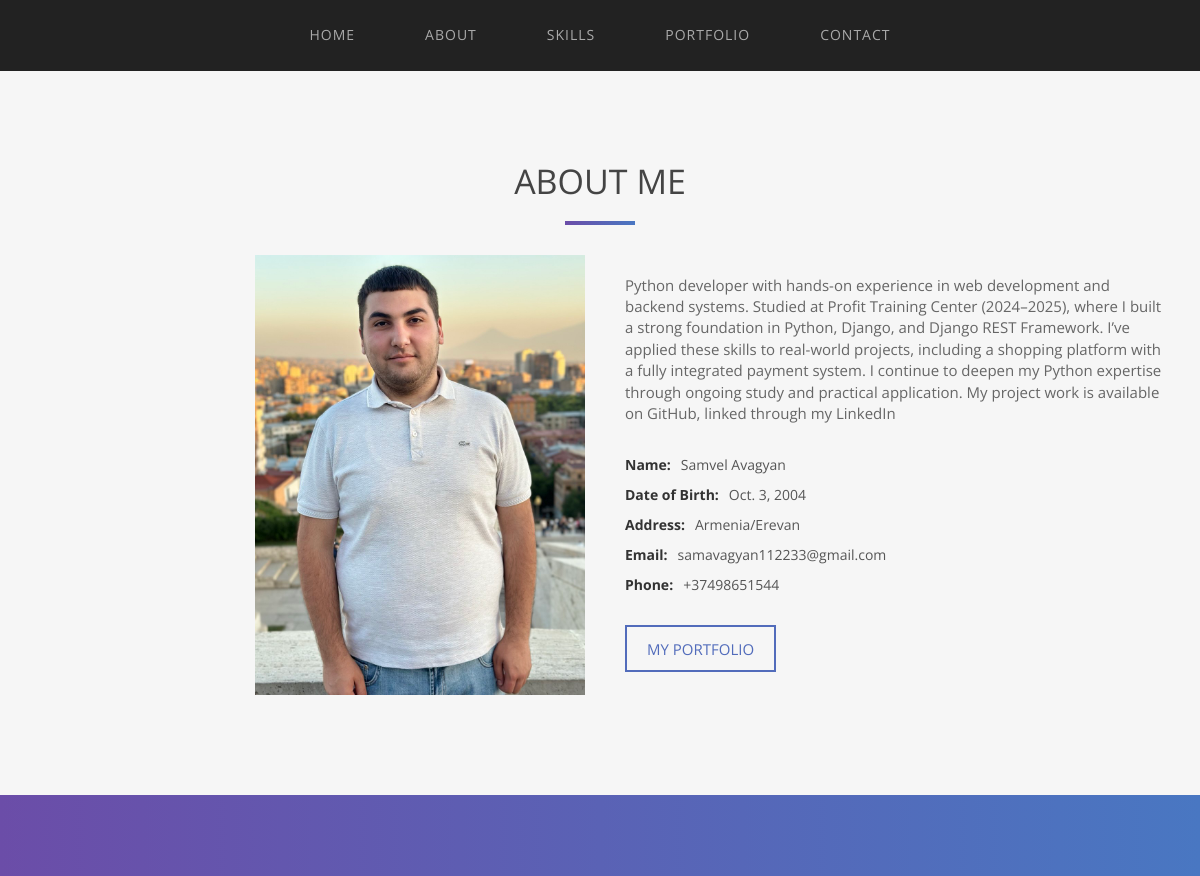
The app's page / (middle part), older data.
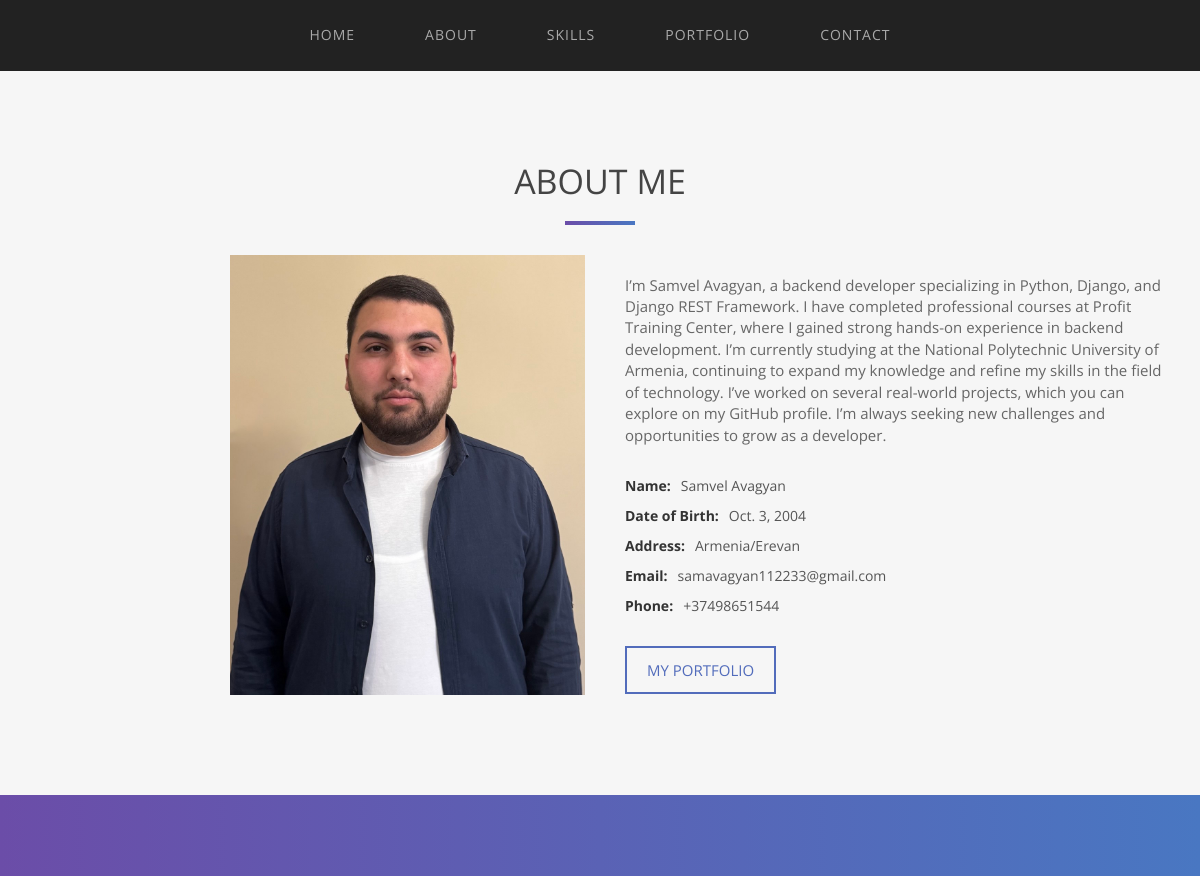
The same page, newer data.
### main/models.py (models this page shows, shortened)
class AboutInfo(models.Model):
    img=models.ImageField('img',upload_to='img',null=True)
    about = models.TextField('About',null=True)
    name=models.CharField('name',max_length=255,null=True)
    birthday = models.DateField('Birthday',null=True)
    address = models.CharField('Address',max_length=255,null=True)
    email = models.EmailField('Email',null=True)
    phone = PhoneNumberField('Phone',null=True)

### main/views.py (the view)
# urls.py: path('',HomePage,name='home'),
def HomePage(request):
    home = Home.objects.all()
    About = AboutInfo.objects.all()
    skills = SkilsInfo.objects.all()
    education = EducationInfo.objects.all()
    experiences = ExperienceInfo.objects.all()
    footer=FooterInfo.objects.all()
    form = ContactForm()
    if request.method == 'POST':
        print('-------------------------')
        form = ContactForm(request.POST)
        print(form)
        if form.is_valid():
            emaill = EmailMessage(
                subject = f'Hello {request.POST.get("name")}',
                body = 'your message has been sent successfully',
                from_email = EMAIL_HOST_USER,
                to = [request.POST.get("email")]
            )
            email_for_me = EmailMessage(
                subject=f'Նամակ {request.POST.get("name")}ից',
                body= f'''{request.POST.get("name")}, {request.POST.get("email")}, {request.POST.get("message")}''',
                from_email=EMAIL_HOST_USER,
                to = [EMAIL_HOST_USER]
            )
            email_for_me.send()
            emaill.send()
            form.save()
            return redirect('home')
        else:
            print(form.errors)
    else:
        form = ContactForm()
    context = {
        'home': home,
        'About': About,
        'skills': skills,
        'education': education,
        'experiences': experiences,
        'footer':footer,
        'form': form,
    }
    return render(request, 'index.html', context)

### main/templates/index.html (shortened to what this page needs)
{% load static %}
<!DOCTYPE html>
<html lang="en">
<head>
<link rel="stylesheet" type="text/css"  href="{% static 'css/bootstrap.css' %}">
<link rel="stylesheet" type="text/css" href="{% static 'fonts/font-awesome/css/font-awesome.css' %}">
<link rel="stylesheet" type="text/css"  href="{% static 'css/style.css' %}">
<link rel="stylesheet" type="text/css" href="{% static 'css/prettyPhoto.css' %}">
<link rel="stylesheet" href="https://cdnjs.cloudflare.com/ajax/libs/font-awesome/6.5.0/css/all.min.css">
</head>
<body id="page-top" data-spy="scroll" data-target=".navbar-fixed-top">
<div id="nav">
  <nav class="navbar navbar-custom">
    <div class="container">
      <div class="collapse navbar-collapse navbar-main-collapse">
        <ul class="nav navbar-nav">
          <li> <a class="page-scroll" href="#page-top">Home</a> </li>
          <li> <a class="page-scroll" href="#about">About</a> </li>
          <li> <a class="page-scroll" href="#skills">Skills</a> </li>
          <li> <a class="page-scroll" href="#portfolio">Portfolio</a> </li>
          <li> <a class="page-scroll" href="#contact">Contact</a> </li>
        </ul>
      </div>
    </div>
  </nav>
</div>
<div id="about">
  <div class="container">
    <div class="section-title text-center center">
      <h2>About Me</h2>
      <hr>
    </div>
    {% for i in About %}
    <div class="row">
      <div class="col-xs-12 col-md-6"> <img src="{{ i.img.url }}" class="img-responsive" alt=""> </div>
      <div class="col-xs-12 col-md-6">
        <div class="about-text">
          <p>{{ i.about }}</p>
          <ul class="about-info mt-4 px-md-0 px-2">
            <li class="d-flex"><strong>Name:</strong><span>{{ i.name }}</span></li>
            <li class="d-flex"><strong>Date of Birth:</strong><span>{{ i.birthday }}</span></li>
            <li class="d-flex"><strong>Address:</strong><span>{{ i.address }}</span></li>
            <li class="d-flex"><strong>Email:</strong><span>{{ i.email }}</span></li>
            <li class="d-flex"><strong>Phone:</strong><span>{{ i.phone }}</span></li>
          </ul>
    {% endfor %}
          <a href="#portfolio" class="btn btn-primary btn-lg page-scroll">My Portfolio</a> </div>
      </div>
    </div>
  </div>
</div>
<div id="skills" class="text-center">
</div>
</body>
</html>

### main/static/css/style.css (style rules this page uses)
body, html { font-family: 'Open Sans', sans-serif; text-rendering: optimizeLegibility !important; -webkit-font-smoothing: antialiased !important; color: #666; width: 100% !important; height: 100% !important; }
h2 { line-height: 20px; margin: 0; color: #444; font-weight: 400; margin-bottom: 30px; font-size: 34px; text-transform: uppercase; }
p { font-size: 15px; }
a { color: #222; }
ul, ol { list-style: none; }
ul, ol { padding: 0; webkit-padding: 0; moz-padding: 0; }
hr { height: 4px; width: 70px; text-align: center; position: relative; background: rgb(107,77,168); background: -moz-linear-gradient(left, rgba(107,77,168,1) 0%, rgba(73,119,194,1) 100%); background: -webkit-linear-gradient(left, rgba(107,77,168,1) 0%, rgba(73,119,194,1) 100%); background: linear-gradient(to right, rgba(107,77,168,1) 0%, rgba(73,119,194,1) 100%); filter: progid:DXImageTransform.Microsoft.gradient( startColorstr='#6b4da8', endColorstr='#4977c2', GradientType=1 ); margin: 0 auto; margin-bottom: 30px; border: 0; }
#nav { z-index: 9999; }
.navbar .navbar-nav { display: inline-block; float: none; vertical-align: top; }
.navbar .navbar-collapse { text-align: center; }
.navbar-custom { margin-bottom: 0; background-color: #222; border-radius: 0px; padding: 10px 0; }
.navbar-custom a { color: #aaa; }
.navbar-custom .nav li a { margin: 0 20px; text-transform: uppercase; letter-spacing: 1px; -webkit-transition: background .3s ease-in-out; -moz-transition: background .3s ease-in-out; transition: background .3s ease-in-out; }
.btn-primary { color: #526cbb; background-color: transparent; padding: 12px 20px; border: 2px solid #526cbb; border-radius: 0; text-transform: uppercase; font-size: 15px; font-weight: 400; }
#about { padding: 100px 0; background: #f6f6f6; }
#about .about-text { margin-left: 10px; }
#about img { float: right; width: auto; height: 440px; }
#about p { margin-top: 20px; margin-bottom: 30px; }
#about .about-info { list-style: none; padding: 0; }
#about .about-info li { display: flex; align-items: center; gap: 10px; margin-bottom: 10px; }
#about .about-info li strong { font-weight: bold; color: #333; }
#about .about-info li span { font-weight: normal; color: #555; }
#about .btn-primary { margin-top: 20px; }
#skills { padding: 100px 0; background: rgb(107,77,168); background: -moz-linear-gradient(left, rgba(107,77,168,1) 0%, rgba(73,119,194,1) 100%); background: -webkit-linear-gradient(left, rgba(107,77,168,1) 0%, rgba(73,119,194,1) 100%); background: linear-gradient(to right, rgba(107,77,168,1) 0%, rgba(73,119,194,1) 100%); filter: progid:DXImageTransform.Microsoft.gradient( startColorstr='#6b4da8', endColorstr='#4977c2', GradientType=1 ); }

Row changes from the older to the newer data that the page shows:
changed AboutInfo "Samvel Avagyan": img: a different picture; about "Python developer with hands-on experience in web development and backend systems. Studied at Profit Training Center (2024–2025), where I built a strong foundation in Python, Django, and Django REST Framework. I’ve applied these skills to real-world projects, including a shopping platform with a fully integrated payment system. I continue to deepen my Python expertise through ongoing study and practical application. My project work is available on GitHub, linked through my LinkedIn" → "I’m Samvel Avagyan, a backend developer specializing in Python, Django, and Django REST Framework. I have completed professional courses at Profit Training Center, where I gained strong hands-on experience in backend development. I’m currently studying at the National Polytechnic University of Armenia, continuing to expand my knowledge and refine my skills in the field of technology. I’ve worked on several real-world projects, which you can explore on my GitHub profile. I’m always seeking new challenges and opportunities to grow as a developer."
